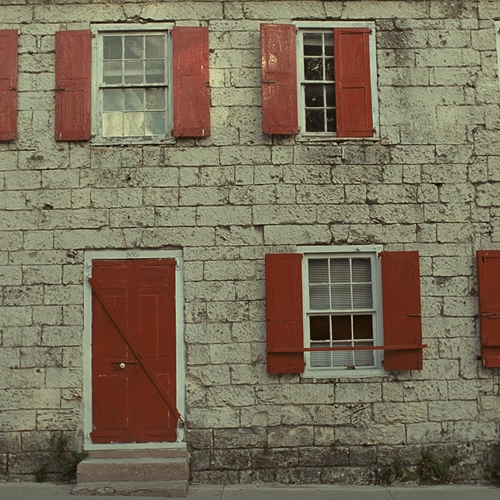
#> input picture tool/image/input_img/gt_kodim01.png, 500 x 500 px
$ python partial_enlarged_drawing.py
#> lines starting #> are read from the running program, lines starting #| are printed output that depends on the picture
# Matplotlib局部放大图画法
# 画Set12的图，需要图片的形状为正方形

import os
import matplotlib.pyplot as plt
from PIL import Image
import numpy as np


x1 = 30
x2 = 60

image_name = 'gt_kodim01.png'

# 数据准备
# image = plt.imread('./image/noise_kodim01.png')    #输入图片路径，如果是在当前工作路径下可以只写xx.jpg
image = Image.open(os.path.join('../input_img/', image_name))
#> image is the input picture: PIL image 500x500 RGB; mean R, G, B 122.4, 111.3, 89.9
np_image = np.array(image)

img_w, img_h, _ = np_image.shape
#> img_w = 500; img_h = 500
width, hight = int(img_w/10), int(img_w/10)
#> width = 50; hight = 50

np_image_part = np_image[x2:x2+hight, x1:x1+width, :]
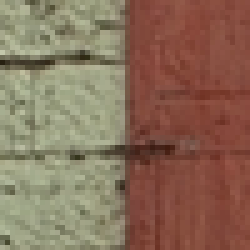
#> np_image_part: shape (50, 50, 3) (shown 5 times larger); mean R, G, B 137.9, 110.9, 90.2
img_part = Image.fromarray(np_image_part)

# 绘制主图
# fig, ax = plt.subplots(1, 1)

# fig = plt.figure(figsize=(10, 10))
fig = plt.figure(figsize=(10, 10))

ax = fig.add_axes([0.0, 0.0, 1.0, 1.0])
ax.imshow(image)


ax.add_patch(plt.Rectangle((x1, x2), width, hight, color="red", fill=False, linewidth=3))

# 添加局部放大图
axins = ax.inset_axes((0.005, 0.005, 0.395, 0.395))
axins.imshow(img_part)

ax.add_patch(plt.Rectangle((int(0.7*img_w), int(0.7*img_h)), int(0.3*img_w), int(0.3*img_w), color="blue", fill=False, linewidth=10))

plt.axis('off')
axins.axis('off')

# plt.subplots_adjust(top=1, bottom=0, right=1, left=0, hspace=0, wspace=0)
# plt.margins(0, 0)

plt.savefig(os.path.join('../output_img/', 'x1_{}_x2_{}_'.format(x1, x2) + image_name))
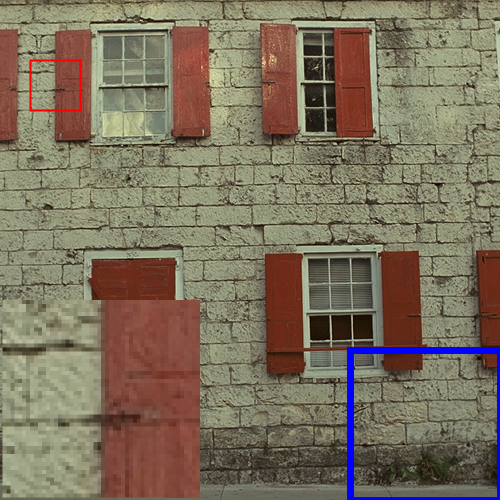
#> figure drawn by matplotlib, 1 panel

plt.show()


# 在缩放图中也绘制主图所有内容，然后根据限制横纵坐标来达成局部显示的目的

$ run again, with tool/image/input_img/gt_kodim23.png copied over tool/image/input_img/gt_kodim01.png
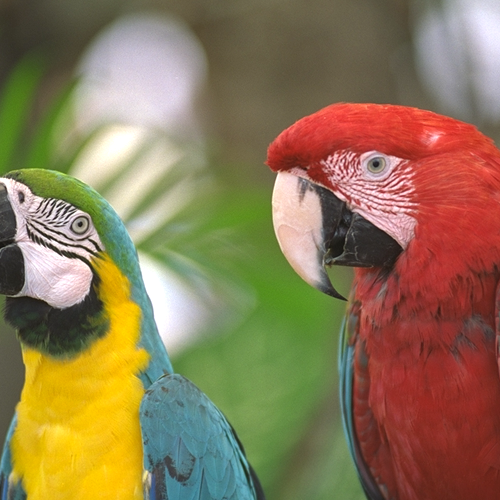
#> input picture tool/image/input_img/gt_kodim23.png, 500 x 500 px
#> image is the input picture: PIL image 500x500 RGB; mean R, G, B 141, 120.5, 85.6
#> `np_image_part = np_image[x2:x2+hight, x1:x1+width, :]`:
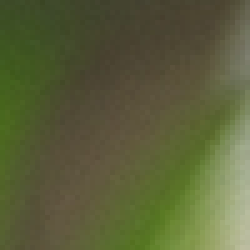
#> np_image_part: shape (50, 50, 3) (shown 5 times larger); mean R, G, B 91.1, 95.7, 58
#> `plt.savefig(os.path.join('../output_img/', 'x1_{}_x2_{}_'.format(x1, x..`:
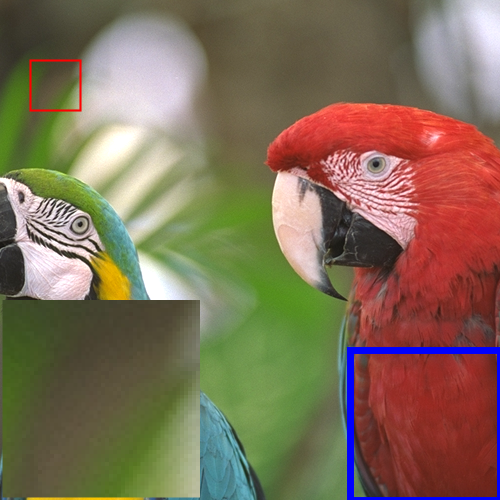
#> figure drawn by matplotlib, 1 panel
